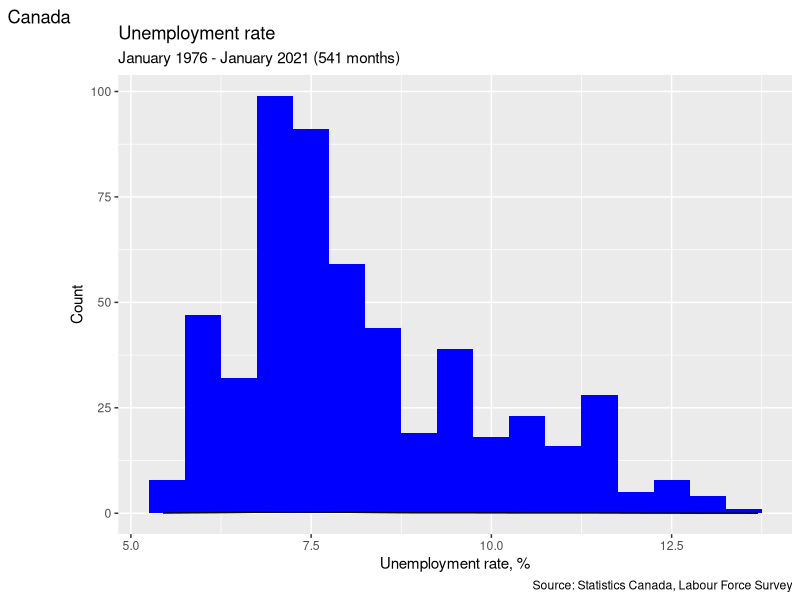
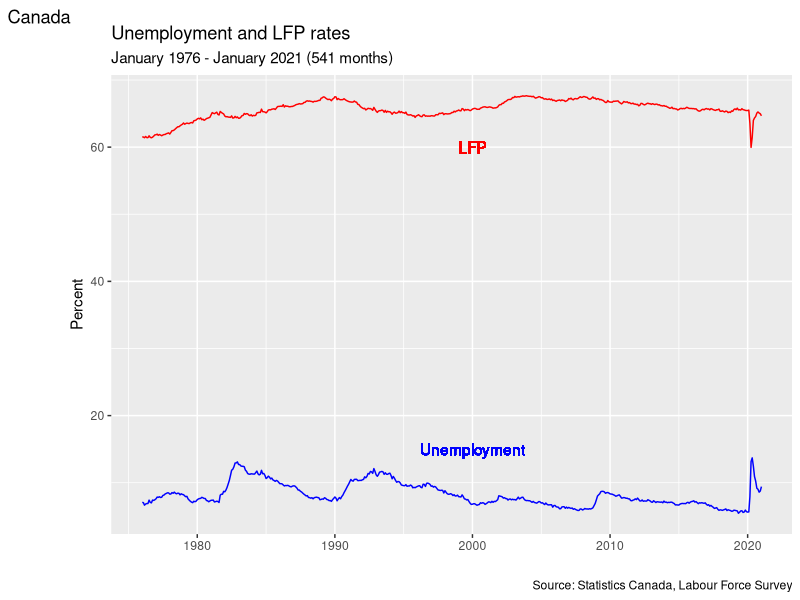

The R script that drew these images, in order:
library("tidyverse")

# The code below is almost the same as in the textbook chapter, with
# one major exception: when you execute R commands in the console window,
# results of calculations are displayed automatically.  When you execute
# R commands in a script, the results are only displayed if you explicitly
# ask for them displayed (using the print, cat or show functions).

##### READ IN AND CLEAN DATA
EmpData <- read_csv("sampledata/EmploymentData.csv")
#EmpData <- read_csv("https://bookdown.org/bkrauth/BOOK/sampledata/EmploymentData.csv")
# This is equivalent to names(EmpData)
EmpData %>% names() %>% print()
# This is equivalent to sqrt(2)
2 %>% sqrt() %>% print()
# This is equivalent to cat(sqrt(2)," is the square root of 2")
2 %>% sqrt() %>% cat(" is the square root of 2") %>% print()
# Make permanent changes to EmpData
# Change MonthYr to date format
# Add UnempPct and LFPPct
EmpData <- EmpData %>%
  mutate(MonthYr = as.Date(MonthYr, "%m/%d/%Y")) %>% 
  mutate(UnempPct = 100*UnempRate) %>% 
  mutate(LFPPct = 100*LFPRate)
print(EmpData)
# This will give all of the observations with unemployment rates over 12.5%

##### SHOW DATA
# This will take out all variables except a few
# This will sort the rows by unemployment rate
cat("Observations with unemployment > 12.5% \n")
EmpData %>% 
  filter(UnempPct > 12.5) %>%
  select(MonthYr, UnempPct, LFPPct, PrimeMinister) %>%
  arrange(UnempPct)  %>% print()
# This is what the same code looks like without the pipe
print(arrange(select(filter(EmpData,UnempPct>12.5),MonthYr,UnempPct,LFPPct,PrimeMinister),UnempPct))

##### ANALYZE DATA
# Summary statistics
cat("Summary statistics for EmpData \n")
summary(EmpData)  %>% print()
# Mean of a single variable
cat("mean of UnempPct = ", mean(EmpData$UnempPct),"\n")
# VAR calculates the sample variance
cat("variance of UnempPct = ", var(EmpData$UnempPct), "\n")
# SD calculates the standard deviation
cat("standard deviation of UnempPct = ", sd(EmpData$UnempPct), "\n")
# MEDIAN calculates the sample median
cat("median of UnempPct = ", median(EmpData$UnempPct), "\n")
# AnnPopGrowth has NA values
cat("mean of AnnPopGrowth = ", mean(EmpData$AnnPopGrowth),"\n")
cat("mean of AnnPopGrowth (dropping NA values) = ", mean(EmpData$AnnPopGrowth, na.rm = TRUE),"\n")
# Mean of each column
cat("Mean of each column \n")
EmpData %>%
  select(where(is.numeric)) %>%
  lapply(mean, na.rm = TRUE) %>% print()
# Standard deviation of each column
cat("Standard deviation of each column \n")
EmpData %>%
  select(where(is.numeric)) %>%
  lapply(sd, na.rm = TRUE) %>% print()
# COUNT creates a frequency table for discrete variables
cat("Simple frequency table of PrimeMinister \n")
EmpData %>% 
  count(PrimeMinister) %>% print()
# COUNT and CUT_INTERVAL create a binned frequency table
cat("Binned frequency table of UnempPct \n")
EmpData %>% 
  count(cut_interval(UnempPct, 6)) %>% print()

##### CREATE GRAPHS
# Histogram
p1 <- ggplot(data = EmpData,
       aes(x = UnempPct)) + 
  geom_histogram(binwidth = 0.5,
                 fill = "blue") +
  geom_density() +
  labs(title = "Unemployment rate",
      subtitle = paste("January 1976 - January 2021 (",
                     nrow(EmpData),
                     " months)",
                     sep = "",
                     collapse = ""),
      caption = "Source: Statistics Canada, Labour Force Survey",
      tag = "Canada") +
  xlab("Unemployment rate, %") +
  ylab("Count")
# Time series (line) graph
p2 <- ggplot(data = EmpData,
       aes(x = MonthYr)) + 
  geom_line(aes(y = UnempPct),
            col = "blue") +
  geom_text(x = as.Date("1/1/2000", "%m/%d/%Y"),
            y = 15,
            label = "Unemployment",col="blue") +
  geom_line(aes(y = LFPPct),
            col = "red") +
  geom_text(x = as.Date("1/1/2000", "%m/%d/%Y"),
            y = 60,
            label = "LFP",
            col = "red") +
  labs(title = "Unemployment and LFP rates",
      subtitle = paste("January 1976 - January 2021 (",
                     nrow(EmpData),
                     " months)",
                     sep = "",
                     collapse = ""),
      caption = "Source: Statistics Canada, Labour Force Survey",
      tag = "Canada") +
  xlab("") +
  ylab("Percent")  

# This will display the histogram
show(p1)
# This will display the time series graph
show(p2)
